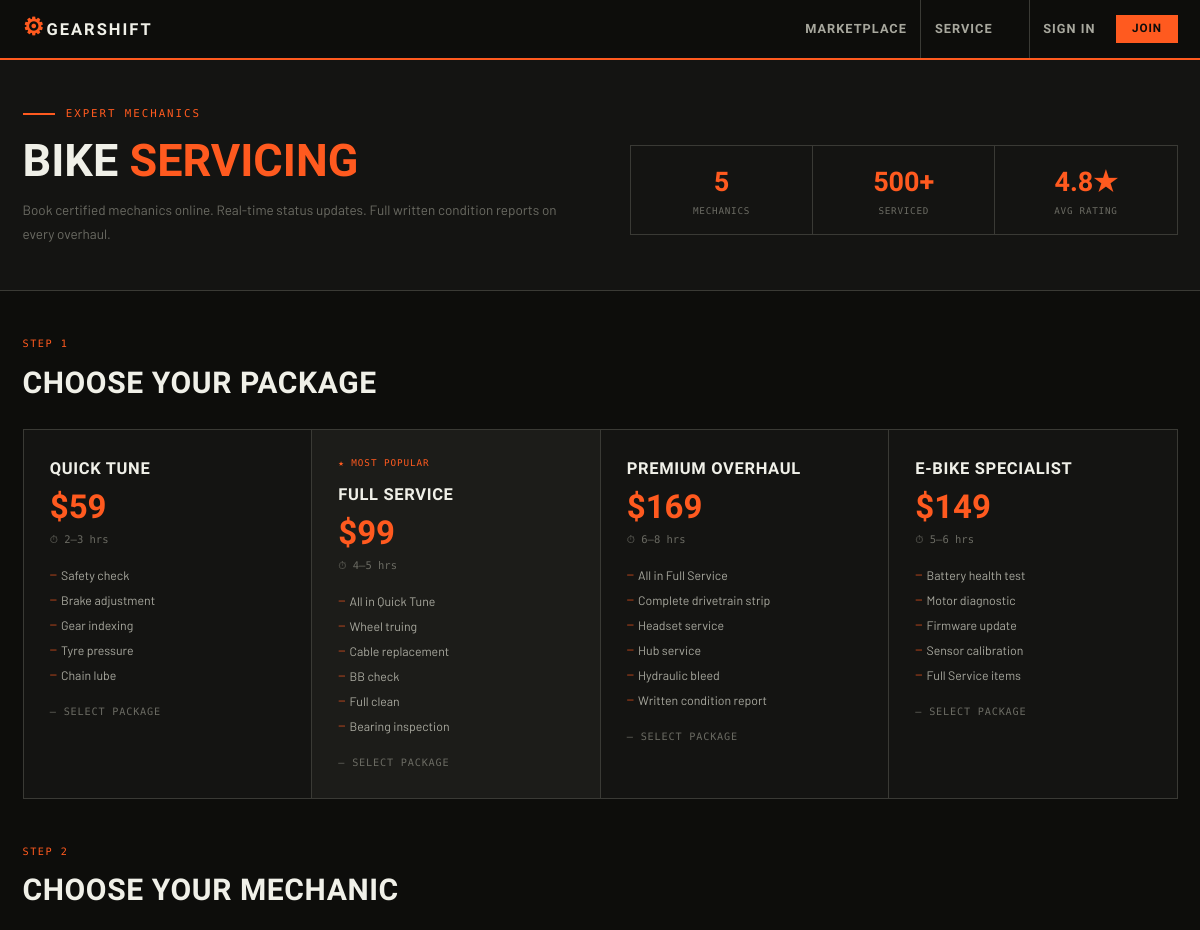
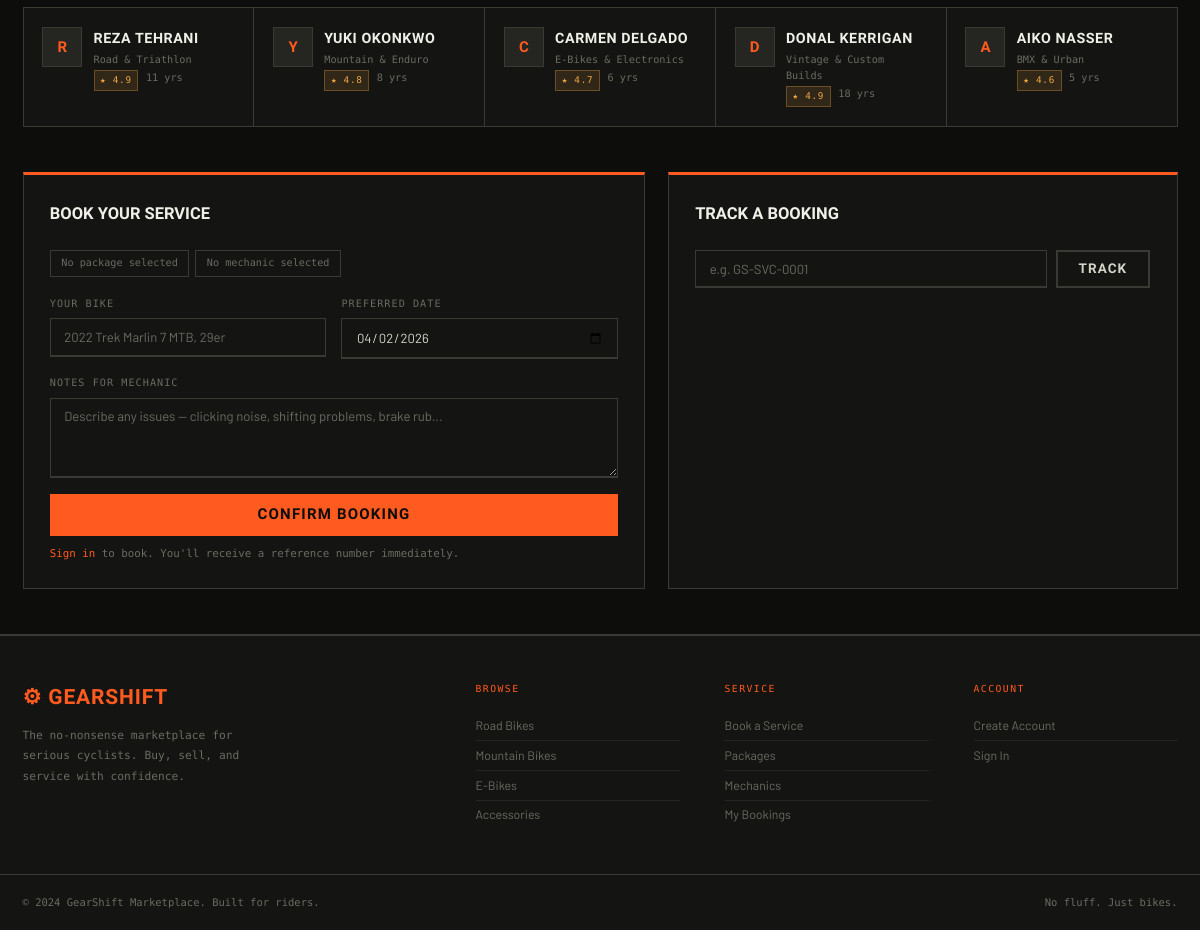
The app's page /service with its own data (2 pictures, top to bottom).
### tables this page shows
CREATE TABLE mechanics (
        id INTEGER PRIMARY KEY AUTOINCREMENT,
        name TEXT,
        specialization TEXT,
        experience INTEGER,
        rating REAL DEFAULT 4.7,
        available INTEGER DEFAULT 1,
        bio TEXT
    );

### app.py (the view)
@app.route('/service')
def service():
    c = db()
    mechs = c.execute('SELECT * FROM mechanics WHERE available=1').fetchall()
    c.close()
    packages = [
        {'id': 'tune', 'name': 'Quick Tune', 'price': 59, 'time': '2–3 hrs',
         'checklist': ['Safety check', 'Brake adjustment', 'Gear indexing', 'Tyre pressure', 'Chain lube']},
        {'id': 'standard', 'name': 'Full Service', 'price': 99, 'time': '4–5 hrs',
         'checklist': ['All in Quick Tune', 'Wheel truing', 'Cable replacement', 'BB check', 'Full clean', 'Bearing inspection']},
        {'id': 'overhaul', 'name': 'Premium Overhaul', 'price': 169, 'time': '6–8 hrs',
         'checklist': ['All in Full Service', 'Complete drivetrain strip', 'Headset service', 'Hub service', 'Hydraulic bleed', 'Written condition report']},
        {'id': 'ebike', 'name': 'E-Bike Specialist', 'price': 149, 'time': '5–6 hrs',
         'checklist': ['Battery health test', 'Motor diagnostic', 'Firmware update', 'Sensor calibration', 'Full Service items']},
    ]
    return render_template('service.html', mechs=mechs, packages=packages)

### app.py (called while the page is built)
def db():
    conn = sqlite3.connect('gearshift.db')
    conn.row_factory = sqlite3.Row
    return conn

@app.context_processor
def globals():
    unread = 0
    if session.get('uid'):
        c = db()
        unread = c.execute('SELECT COUNT(*) FROM messages WHERE receiver_id=? AND is_read=0', (session['uid'],)).fetchone()[0]
        c.close()
    return dict(uid=session.get('uid'), uname=session.get('uname'), unread=unread)

### templates/service.html (shortened to what this page needs)
{% extends "base.html" %}
{% block content %}
<div class="svc-hero">
  <div class="svc-hero-inner">
    <div>
      <div class="hero-eyebrow">Expert Mechanics</div>
      <div class="svc-hero-title">Bike <span>Servicing</span></div>
      <div class="svc-hero-sub">Book certified mechanics online. Real-time status updates. Full written condition reports on every overhaul.</div>
    </div>
    <div>
      <div class="svc-hero-stats">
        <div class="svc-stat"><div class="svc-stat-n">5</div><div class="svc-stat-l">Mechanics</div></div>
        <div class="svc-stat"><div class="svc-stat-n">500+</div><div class="svc-stat-l">Serviced</div></div>
        <div class="svc-stat"><div class="svc-stat-n">4.8★</div><div class="svc-stat-l">Avg Rating</div></div>
      </div>
    </div>
  </div>
</div>
<div class="svc-page">
  <div id="packages" style="margin-bottom:3rem">
    <div class="section-kicker">Step 1</div>
    <div class="section-title" style="margin-bottom:1.5rem">Choose Your Package</div>
    <div class="pkg-grid">
      {% for p in packages %}
      <div class="pkg {% if p.id=='standard' %}pkg-featured{% endif %}" data-pkg="{{ p.id }}" data-price="{{ p.price }}" onclick="selectPkg(this)">
        {% if p.id=='standard' %}<div class="pkg-pop">★ Most Popular</div>{% endif %}
        <div class="pkg-name">{{ p.name }}</div>
        <div class="pkg-price">${{ p.price }}</div>
        <div class="pkg-time">⏱ {{ p.time }}</div>
        <ul class="pkg-items">{% for item in p.checklist %}<li>{{ item }}</li>{% endfor %}</ul>
        <div class="pkg-sel">— Select Package</div>
      </div>
      {% endfor %}
    </div>
  </div>
  <div id="mechanics" style="margin-bottom:3rem">
    <div class="section-kicker">Step 2</div>
    <div class="section-title" style="margin-bottom:1.5rem">Choose Your Mechanic</div>
    <div class="mechs-grid">
      {% for m in mechs %}
      <div class="mech" data-mid="{{ m.id }}" data-mname="{{ m.name }}" onclick="selectMech(this)">
        <div class="mech-av">{{ m.name[0] }}</div>
        <div>
          <div class="mech-name">{{ m.name }}</div>
          <div class="mech-spec">{{ m.specialization }}</div>
          <div class="mech-meta"><span class="tag tag-amber" style="font-size:.62rem">★ {{ m.rating }}</span><span class="mono" style="font-size:.68rem;color:var(--concrete)">{{ m.experience }} yrs</span></div>
        </div>
      </div>
      {% endfor %}
    </div>
  </div>
  <div class="book-grid" id="book">
    <div class="book-box">
      <h3>Book Your Service</h3>
      <div class="sel-pills">
        <span class="sel-pill" id="pillPkg">No package selected</span>
        <span class="sel-pill" id="pillMech">No mechanic selected</span>
      </div>
      <div class="field-row">
        <div class="field"><label>Your Bike</label><input type="text" id="bikeInfo" class="input" placeholder="2022 Trek Marlin 7 MTB, 29er"></div>
        <div class="field"><label>Preferred Date</label><input type="date" id="bookDate" class="input"></div>
      </div>
      <div class="field"><label>Notes for mechanic</label><textarea id="svcNotes" class="input" rows="3" placeholder="Describe any issues — clicking noise, shifting problems, brake rub..."></textarea></div>
      <button onclick="bookService()" class="btn btn-primary btn-lg btn-full">Confirm Booking</button>
      <div style="margin-top:.6rem;font-family:var(--mono);font-size:.72rem;color:var(--concrete)">{% if not uid %}<a href="{{ url_for('login') }}" style="color:var(--orange)">Sign in</a> to book. {% endif %}You'll receive a reference number immediately.</div>
    </div>
    <div class="book-box">
      <h3>Track a Booking</h3>
      <div class="track-row">
        <input type="text" id="trackId" class="input" placeholder="e.g. GS-SVC-0001">
        <button onclick="trackBooking()" class="btn btn-outline">Track</button>
      </div>
    </div>
  </div>
</div>
{% endblock %}

### records on screen
mechanics: name "R", name "REZA TEHRANI", specialization "Road & Triathlon", rating "4.9", experience "11"
mechanics: name "Y", name "YUKI OKONKWO", specialization "Mountain & Enduro", rating "4.8", experience "8"
mechanics: name "C", name "CARMEN DELGADO", specialization "E-Bikes & Electronics", rating "4.7", experience "6"
mechanics: name "D", name "DONAL KERRIGAN", specialization "Vintage & Custom Builds", rating "4.9", experience "18"
mechanics: name "A", name "AIKO NASSER", specialization "BMX & Urban", rating "4.6", experience "5"

### other values on screen
{{ p.name }} "QUICK TUNE" "FULL SERVICE" "PREMIUM OVERHAUL" "E-BIKE SPECIALIST"
{{ p.price }} "59" "99" "169" "149"
{{ p.time }} "2–3 hrs" "4–5 hrs" "6–8 hrs" "5–6 hrs"
{{ item }} "Safety check" "Brake adjustment" "Gear indexing" "Tyre pressure" "Chain lube" "All in Quick Tune" "Wheel truing" "Cable replacement" "BB check" "Full clean" "Bearing inspection" "All in Full Service" "Complete drivetrain strip" "Headset service" "Hub service" "Hydraulic bleed" "Written condition report" "Battery health test" "Motor diagnostic" "Firmware update" "Sensor calibration" "Full Service items"
